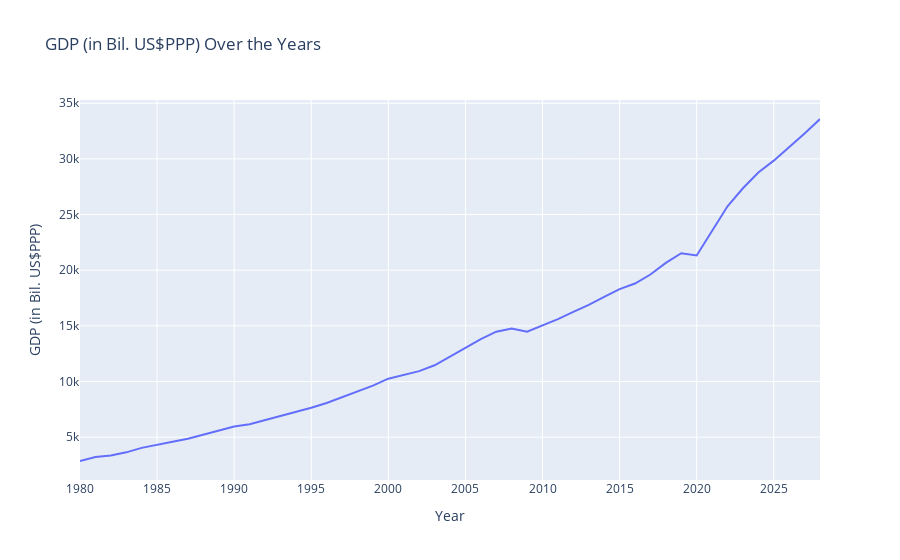
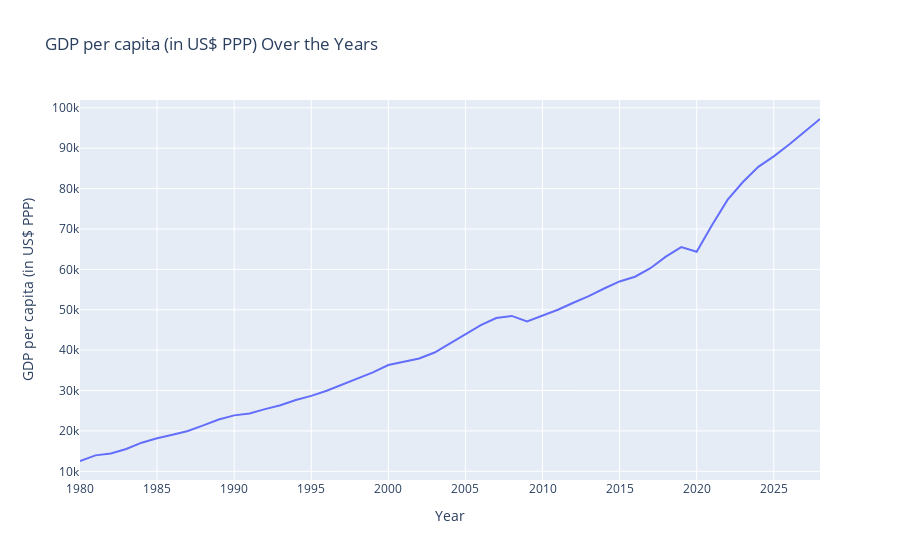
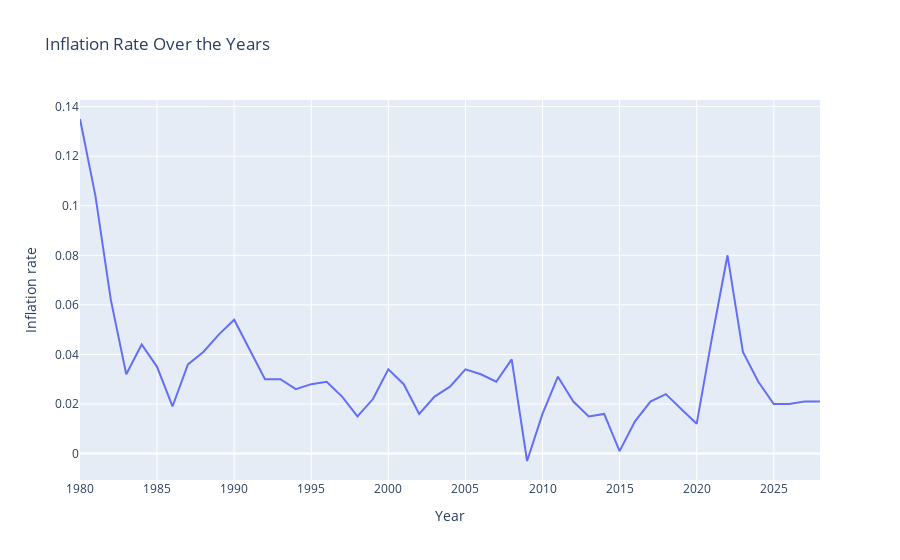
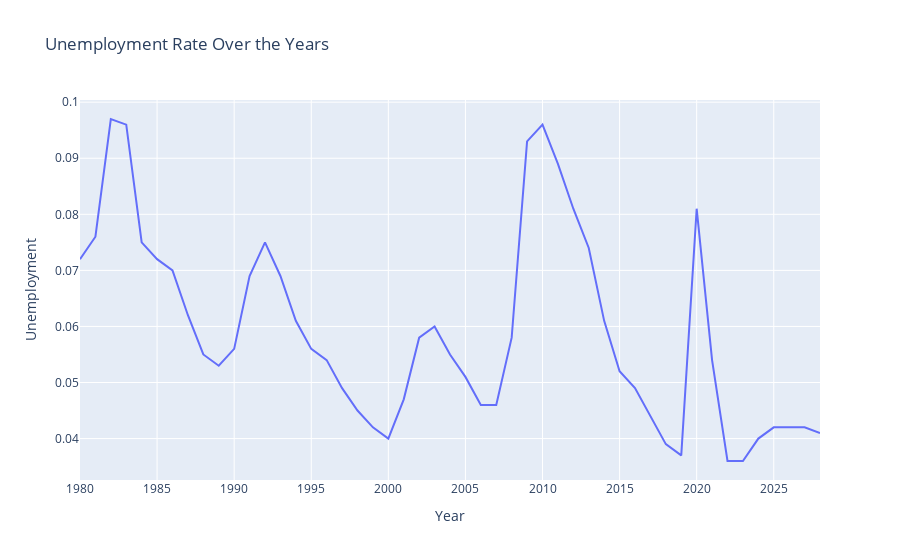

The code cell stored with these charts, in order, in its notebook:
### Code cell
import plotly.express as px

# Interactive line plot for GDP over the years
fig_gdp = px.line(df, x='Year', y='GDP (in Bil. US$PPP)', title='GDP (in Bil. US$PPP) Over the Years')
fig_gdp.show()

# Interactive line plot for GDP per capita over the years
fig_gdp_per_capita = px.line(df, x='Year', y='GDP per capita (in US$ PPP)', title='GDP per capita (in US$ PPP) Over the Years')
fig_gdp_per_capita.show()

# Interactive line plot for Inflation rate over the years
fig_inflation = px.line(df, x='Year', y='Inflation rate', title='Inflation Rate Over the Years')
fig_inflation.show()

# Interactive line plot for Unemployment rate over the years
fig_unemployment = px.line(df, x='Year', y='Unemployment', title='Unemployment Rate Over the Years')
fig_unemployment.show()

### Figure 1 — Plotly figure (JSON) as saved in the notebook; plotly's stock layout.template omitted (floating-point values rounded to 4 significant figures)
{"data": [{"hovertemplate": "Year=%{x}<br>GDP (in Bil. US$PPP)=%{y}<extra></extra>", "legendgroup": "", "line": {"color": "#636efa", "dash": "solid"}, "marker": {"symbol": "circle"}, "mode": "lines", "name": "", "orientation": "v", "showlegend": false, "type": "scatter", "x": [1980, 1981, 1982, 1983, 1984, 1985, 1986, 1987, 1988, 1989, 1990, 1991, 1992, 1993, 1994, 1995, 1996, 1997, 1998, 1999, 2000, 2001, 2002, 2003, 2004, 2005, 2006, 2007, 2008, 2009, 2010, 2011, 2012, 2013, 2014, 2015, 2016, 2017, 2018, 2019, 2020, 2021, 2022, 2023, 2024, 2025, 2026, 2027, 2028], "xaxis": "x", "y": [2857.0, 3207, 3344.0, 3634, 4038.0, 4339, 4580.0, 4855.0, 5236.0, 5642.0, 5963.0, 6158.0, 6520.0, 6859.0, 7287.0, 7640.0, 8073.0, 8578.0, 9063.0, 9631.0, 10251, 10580.0, 10930.0, 11460.0, 12220.0, 13040.0, 13820.0, 14470.0, 14770.0, 14480.0, 15049, 15600.0, 16254, 16880.0, 17610.0, 18295, 18800.0, 19610.0, 20660.0, 21520.0, 21320.0, 23594, 25740.0, 27360.0, 28781, 29840.0, 31020.0, 32270.0, 33580.0], "yaxis": "y"}], "layout": {"autosize": true, "legend": {"tracegroupgap": 0}, "title": {"text": "GDP (in Bil. US$PPP) Over the Years"}, "xaxis": {"anchor": "y", "autorange": true, "domain": [0, 1], "range": [1980, 2028], "title": {"text": "Year"}, "type": "linear"}, "yaxis": {"anchor": "x", "autorange": true, "domain": [0, 1], "range": [1150.0, 35290.0], "title": {"text": "GDP (in Bil. US$PPP)"}, "type": "linear"}}}

### Figure 2 — Plotly figure (JSON) as saved in the notebook; plotly's stock layout.template omitted (floating-point values rounded to 4 significant figures)
{"data": [{"hovertemplate": "Year=%{x}<br>GDP per capita (in US$ PPP)=%{y}<extra></extra>", "legendgroup": "", "line": {"color": "#636efa", "dash": "solid"}, "marker": {"symbol": "circle"}, "mode": "lines", "name": "", "orientation": "v", "showlegend": false, "type": "scatter", "x": [1980, 1981, 1982, 1983, 1984, 1985, 1986, 1987, 1988, 1989, 1990, 1991, 1992, 1993, 1994, 1995, 1996, 1997, 1998, 1999, 2000, 2001, 2002, 2003, 2004, 2005, 2006, 2007, 2008, 2009, 2010, 2011, 2012, 2013, 2014, 2015, 2016, 2017, 2018, 2019, 2020, 2021, 2022, 2023, 2024, 2025, 2026, 2027, 2028], "xaxis": "x", "y": [12550.0, 13950.0, 14405, 15510.0, 17090.0, 18200.0, 19030.0, 20001, 21376, 22810.0, 23848, 24300.0, 25390.0, 26360.0, 27674, 28670.0, 29947, 31440.0, 32830.0, 34500.0, 36310.0, 37100.0, 37950.0, 39410.0, 41640.0, 44030.0, 46220.0, 47940.0, 48470.0, 47100.0, 48590.0, 50010.0, 51740.0, 53360.0, 55260.0, 57010.0, 58180.0, 60290.0, 63170.0, 65500.0, 64370.0, 71000.0, 77190.0, 81630.0, 85370.0, 87980.0, 90900.0, 94010.0, 97230.0], "yaxis": "y"}], "layout": {"autosize": true, "legend": {"tracegroupgap": 0}, "title": {"text": "GDP per capita (in US$ PPP) Over the Years"}, "xaxis": {"anchor": "y", "autorange": true, "domain": [0, 1], "range": [1980, 2028], "title": {"text": "Year"}, "type": "linear"}, "yaxis": {"anchor": "x", "autorange": true, "domain": [0, 1], "range": [7849.0, 101900.0], "title": {"text": "GDP per capita (in US$ PPP)"}, "type": "linear"}}}

### Figure 3 — Plotly figure (JSON) as saved in the notebook; plotly's stock layout.template omitted (floating-point values rounded to 4 significant figures)
{"data": [{"hovertemplate": "Year=%{x}<br>Inflation rate=%{y}<extra></extra>", "legendgroup": "", "line": {"color": "#636efa", "dash": "solid"}, "marker": {"symbol": "circle"}, "mode": "lines", "name": "", "orientation": "v", "showlegend": false, "type": "scatter", "x": [1980, 1981, 1982, 1983, 1984, 1985, 1986, 1987, 1988, 1989, 1990, 1991, 1992, 1993, 1994, 1995, 1996, 1997, 1998, 1999, 2000, 2001, 2002, 2003, 2004, 2005, 2006, 2007, 2008, 2009, 2010, 2011, 2012, 2013, 2014, 2015, 2016, 2017, 2018, 2019, 2020, 2021, 2022, 2023, 2024, 2025, 2026, 2027, 2028], "xaxis": "x", "y": [0.135, 0.104, 0.062, 0.032, 0.044, 0.035, 0.019, 0.036, 0.041, 0.048, 0.054, 0.042, 0.03, 0.03, 0.026, 0.028, 0.029, 0.023, 0.015, 0.022, 0.034, 0.028, 0.016, 0.023, 0.027, 0.034, 0.032, 0.029, 0.038, -0.003, 0.016, 0.031, 0.021, 0.015, 0.016, 0.001, 0.013, 0.021, 0.024, 0.018, 0.012, 0.047, 0.08, 0.041, 0.029, 0.02, 0.02, 0.021, 0.021], "yaxis": "y"}], "layout": {"autosize": true, "legend": {"tracegroupgap": 0}, "title": {"text": "Inflation Rate Over the Years"}, "xaxis": {"anchor": "y", "autorange": true, "domain": [0, 1], "range": [1980, 2028], "title": {"text": "Year"}, "type": "linear"}, "yaxis": {"anchor": "x", "autorange": true, "domain": [0, 1], "range": [-0.01067, 0.1427], "title": {"text": "Inflation rate"}, "type": "linear"}}}

### Figure 4 — Plotly figure (JSON) as saved in the notebook; plotly's stock layout.template omitted (floating-point values rounded to 4 significant figures)
{"data": [{"hovertemplate": "Year=%{x}<br>Unemployment=%{y}<extra></extra>", "legendgroup": "", "line": {"color": "#636efa", "dash": "solid"}, "marker": {"symbol": "circle"}, "mode": "lines", "name": "", "orientation": "v", "showlegend": false, "type": "scatter", "x": [1980, 1981, 1982, 1983, 1984, 1985, 1986, 1987, 1988, 1989, 1990, 1991, 1992, 1993, 1994, 1995, 1996, 1997, 1998, 1999, 2000, 2001, 2002, 2003, 2004, 2005, 2006, 2007, 2008, 2009, 2010, 2011, 2012, 2013, 2014, 2015, 2016, 2017, 2018, 2019, 2020, 2021, 2022, 2023, 2024, 2025, 2026, 2027, 2028], "xaxis": "x", "y": [0.072, 0.076, 0.097, 0.096, 0.075, 0.072, 0.07, 0.062, 0.055, 0.053, 0.056, 0.069, 0.075, 0.069, 0.061, 0.056, 0.054, 0.049, 0.045, 0.042, 0.04, 0.047, 0.058, 0.06, 0.055, 0.051, 0.046, 0.046, 0.058, 0.093, 0.096, 0.089, 0.081, 0.074, 0.061, 0.052, 0.049, 0.044, 0.039, 0.037, 0.081, 0.054, 0.036, 0.036, 0.04, 0.042, 0.042, 0.042, 0.041], "yaxis": "y"}], "layout": {"autosize": true, "dragmode": "pan", "legend": {"tracegroupgap": 0}, "title": {"text": "Unemployment Rate Over the Years"}, "xaxis": {"anchor": "y", "autorange": true, "domain": [0, 1], "range": [1980, 2028], "title": {"text": "Year"}, "type": "linear"}, "yaxis": {"anchor": "x", "autorange": true, "domain": [0, 1], "range": [0.03261, 0.1004], "title": {"text": "Unemployment"}, "type": "linear"}}}
